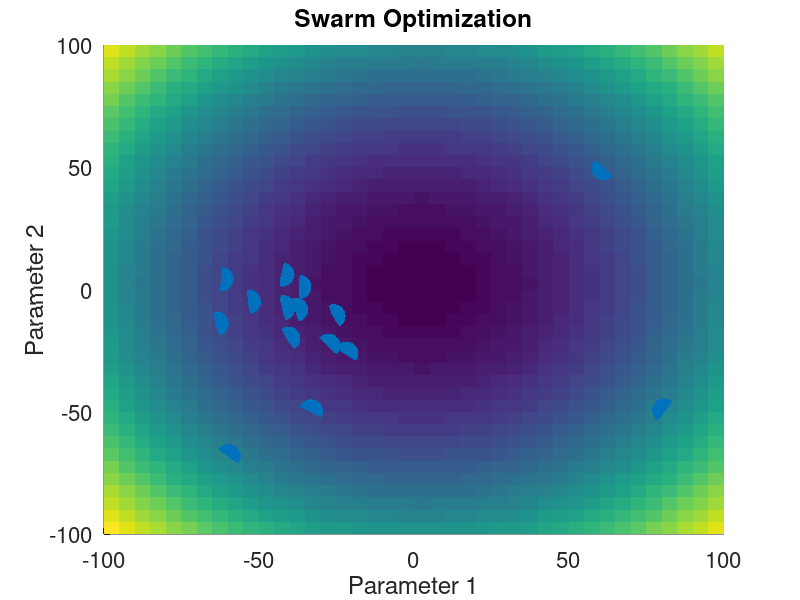

MATLAB code to generate this figure: (Note: this script raises an error after producing the figure.)
function [global_best_fitness,global_best_parameters] = PSO_GIF()

%--------------------------------------%
%--------------------------------------%
clear all;
clc;
clf;



figure('visible','off');
filename = 'pso_out221.gif';

number_parameters=2;

number_agents = 2^4;

number_iterations = 2^8;

size_search_space=100;



resolution=20;



theta=[0.4, 1.0, 0.13, 1.8]; %Boot Values

training_inertia_min=theta(1);

training_inertia_max=theta(2);

local_influence=theta(3);

global_influence=theta(4);



upper_search_limit=size_search_space;

lower_search_limit=-size_search_space;

%--------------------------------------%

fitnessplot=zeros(1,number_iterations);

parameterplot=zeros(number_parameters,number_iterations);

n=1:number_iterations;

%--------------------------------------%

[X,Y] = meshgrid(-size_search_space:size_search_space/resolution:size_search_space, -size_search_space:size_search_space/resolution:size_search_space);

Z=fitness(X,Y);

%--------------------------------------%

lower_search_limit


agent_parameters=lower_search_limit+(upper_search_limit-lower_search_limit)*rand(number_parameters,number_agents);

delta_agent_parameters=0.*agent_parameters;

%--------------------------------------%

agent_fitness(1:number_agents)=fitness(agent_parameters(1,:),agent_parameters(2,:));

local_best_fitness=agent_fitness;

local_best_parameters=agent_parameters;

[global_best_fitness,global_best_agent]=min(local_best_fitness);

global_best_parameters=agent_parameters(:,global_best_agent);

%--------------------------------------%


for iteration_index = 1 : number_iterations


    agent_fitness(1:number_agents)=fitness(agent_parameters(1,:),agent_parameters(2,:));


    for agent_index = 1 : number_agents


        if agent_fitness(agent_index) < local_best_fitness(agent_index)


            local_best_fitness(agent_index)=agent_fitness(agent_index);

            local_best_parameters(agent_index)=agent_parameters(agent_index);


        end % end if

        if agent_fitness(agent_index) < global_best_fitness

            global_best_fitness=agent_fitness(agent_index)  %<--------

            global_best_agent=agent_index;

            global_best_parameters=agent_parameters(:,global_best_agent);

        end % end if

    end % for agent_index = 1 : number_agents



    %--------------------------------------%

    variation=rand(number_parameters,number_agents,2);

    training_inertia=training_inertia_max-((training_inertia_max-training_inertia_min)/(number_iterations))*(iteration_index);

    %--------------------------------------%

    for agent_index = 1 : number_agents


        for parameter_index = 1 : number_parameters


            delta_agent_parameters(parameter_index,agent_index)=training_inertia*delta_agent_parameters(parameter_index,agent_index)+global_influence*variation(parameter_index,agent_index,1)*(global_best_parameters(parameter_index)-agent_parameters(parameter_index,agent_index))+local_influence*variation(parameter_index,agent_index,2)*(local_best_parameters(parameter_index,agent_index)-agent_parameters(parameter_index,agent_index));

            agent_parameters(parameter_index,agent_index)=agent_parameters(parameter_index,agent_index)+delta_agent_parameters(parameter_index,agent_index);


        end % for parameter_index = 1 : number_parameters


    end % for agent_index = 1 : number_agents

    %--------------------------------------%

    fitnessplot(iteration_index)=global_best_fitness;

    parameterplot(:,iteration_index)=global_best_parameters(:);


    %--------------------------------------%

	
		%pause
		clf
		axis([-size_search_space, size_search_space, -size_search_space, size_search_space]);
		surf(X,Y,Z,'EdgeColor','none')
		hold on;
		grid off;
		axis([-size_search_space, size_search_space, -size_search_space, size_search_space]);
		scatter3(agent_parameters(1,:),agent_parameters(2,:),fitness(agent_parameters(1,:),agent_parameters(2,:)),300,'wp','filled');
		%scatter3(agent_parameters(1,:),agent_parameters(2,:),fitness(agent_parameters(1,:),agent_parameters(2,:)),300,'wp','filled');
		view(0,90)
		%view(-22,78);
		%view(72,66);
		set(gca,'Fontsize',16);
		title('Swarm Optimization');
		xlabel('Parameter 1');
		ylabel('Parameter 2');
		zlabel('Fitness');
		
		
		frame = getframe(1);
		im = frame2im(frame);
		[imind,cm] = rgb2ind(im,256);
		
		
		if iteration_index == 1;
			imwrite(imind,cm,filename,'gif', 'Loopcount',inf,'DelayTime',0);
		else
			imwrite(imind,cm,filename,'gif','WriteMode','append');
		end


    %--------------------------------------%

end % end main loop

%--------------------------------------%

 %figure
 
% plot(n,fitnessplot)
% title('Convergence of Fitness')
% xlabel('Iteration');
% ylabel('Fitness');
% 
% figure
% 
% plot(n,parameterplot(1,:))
% title('Convergence of Parameter 1')
% xlabel('Iteration');
% ylabel('Parameter 1');
% 
% 
% figure
% 
% plot(n,parameterplot(1,:))
% title('Convergence of Parameter 2');
% xlabel('Iteration');
% ylabel('Parameter 2');








%%%%%%%%%%%%%%%%%%%%%%%%%%%%%%%%%%%%%%%%
%--------------------------------------%
%--------------------------------------%
%%%%%%%%%%%%%%%%%%%%%%%%%%%%%%%%%%%%%%%%

function Z = fitness(X,Y)




%%%%%%%%%%%%%%%%%%%%%%%%%%%%%%%%%

%Gaussian Well %Global minimum: f(x)=-2, x(i)=5, i=1:2

%%%%%%%%%%%%%%%%%%%%%%%%%%%%%%%%%

%Z=-2*exp(-.01*(X-5).^2 - .01*(Y-5).^2) + 2;


% Z=-2*exp(-.01*(X-50).^2 - .01*(Y-50).^2) -2*exp(-.01*(X).^2 - .01*(Y).^2) -4*exp(-.01*(X+50).^2 - .01*(Y+50).^2) + 4 ;
  
%%%%%%%%%%%%%%%%%%%%%%%%%%%%%%%%%
















%%%%%%%%%%%%%%%%%%%%%%%%%%%%%%%%%

% A=-2*exp(-.01*(X-5).^2 - .01*(Y-5).^2);
% B=-1.3*exp(-.01*(X+18).^2 - .01*(Y+18).^2);
% C=-.9*exp(-.01*(X+20).^2 - .01*(Y-10).^2);
% D=-exp(-.01*(X-20).^2 - .01*(Y+18).^2);
% 
% Z=A+B+C+D;

%%%%%%%%%%%%%%%%%%%%%%%%%%%%%%%%%











%%%%%%%%%%%%%%%%%%%%%%%%%%%%%%%%%%
%
%De Jong's sphere %Global minimum: f(x)=0, x(i)=0, i=1:n
%
%%%%%%%%%%%%%%%%%%%%%%%%%%%%%%%%%%

%Z=sum(x(i)^2) %i=1:n, -5.12<=x(i)<=5.12.

%Z=X.^2+Y.^2;

%%%%%%%%%%%%%%%%%%%%%%%%%%%%%%%%%%
  
  
  
 
 
 
 

%%%%%%%%%%%%%%%%%%%%%%%%%%%%%%%%%%
%
%Schwefel's function %Global minimum: f(x)=-n*418.9829; x(i)=420.9687, i=1:n
%
%%%%%%%%%%%%%%%%%%%%%%%%%%%%%%%%%%


  %Z=sum(-x(i)*sin(sqrt(abs(x(i))))), i=1:n; -500<=x(i)<=500.
  
%   Z=-X.*sin(sqrt(abs(X)))-Y.*sin(sqrt(abs(Y)));

  
%%%%%%%%%%%%%%%%%%%%%%%%%%%%%%%%%%
 
 
 
 
 
%%%%%%%%%%%%%%%%%%%%%%%%%%%%%%%%%%
%  
%Rastrigin's function %Global minimum: f(x)=0; x(i)=0, i=1:n.
%
%%%%%%%%%%%%%%%%%%%%%%%%%%%%%%%%%%


%Z=10án+sum(x(i)^2-10ácos(2ápiáx(i))), i=1:n; -5.12<=x(i)<=5.12.
  

Z=20+X.^2-10.*cos(2.*pi.*X)+Y.^2-10.*cos(2.*pi.*Y);

  
%%%%%%%%%%%%%%%%%%%%%%%%%%%%%%%%%%
  
  
  
  




